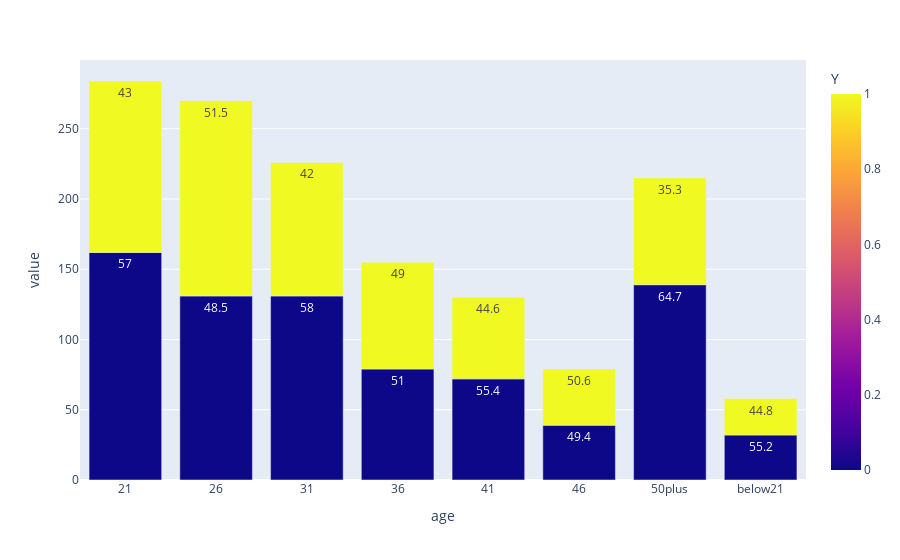

The code cell stored with this chart in its notebook:
### Markdown cell above
Male drivers have a slightly higher acceptance rate for restaurant coupons than female drivers.

### Code cell
df_rest_age = df_rest.groupby(['age', 'Y']).size().reset_index()
df_rest_age['percentage'] = df_rest.groupby(['age', 'Y']).size().groupby(level=0).apply(lambda x: round(100 * x / float(x.sum()),1)).values
df_rest_age.columns = ['age', 'Y', 'Counts', 'Percentage']

px.bar(df_rest_age, x='age', y=['Counts'], color='Y', text=df_rest_age['Percentage'])

### Figure 1 — Plotly figure (JSON) as saved in the notebook; plotly's stock layout.template omitted (floating-point values rounded to 4 significant figures)
{"data": [{"alignmentgroup": "True", "hovertemplate": "age=%{x}<br>value=%{y}<br>Percentage=%{text}<br>Y=%{marker.color}<extra></extra>", "legendgroup": "", "marker": {"color": [0, 1, 0, 1, 0, 1, 0, 1, 0, 1, 0, 1, 0, 1, 0, 1], "coloraxis": "coloraxis", "pattern": {"shape": ""}}, "name": "", "offsetgroup": "", "orientation": "v", "showlegend": false, "text": [57, 43, 48.5, 51.5, 58, 42, 51, 49, 55.4, 44.6, 49.4, 50.6, 64.7, 35.3, 55.2, 44.8], "textposition": "auto", "type": "bar", "x": ["21", "21", "26", "26", "31", "31", "36", "36", "41", "41", "46", "46", "50plus", "50plus", "below21", "below21"], "xaxis": "x", "y": [162, 122, 131, 139, 131, 95, 79, 76, 72, 58, 39, 40, 139, 76, 32, 26], "yaxis": "y"}], "layout": {"barmode": "relative", "coloraxis": {"colorbar": {"title": {"text": "Y"}}, "colorscale": [[0, "#0d0887"], [0.1111, "#46039f"], [0.2222, "#7201a8"], [0.3333, "#9c179e"], [0.4444, "#bd3786"], [0.5556, "#d8576b"], [0.6667, "#ed7953"], [0.7778, "#fb9f3a"], [0.8889, "#fdca26"], [1, "#f0f921"]]}, "legend": {"tracegroupgap": 0}, "margin": {"t": 60}, "xaxis": {"anchor": "y", "domain": [0, 1], "title": {"text": "age"}}, "yaxis": {"anchor": "x", "domain": [0, 1], "title": {"text": "value"}}}}
